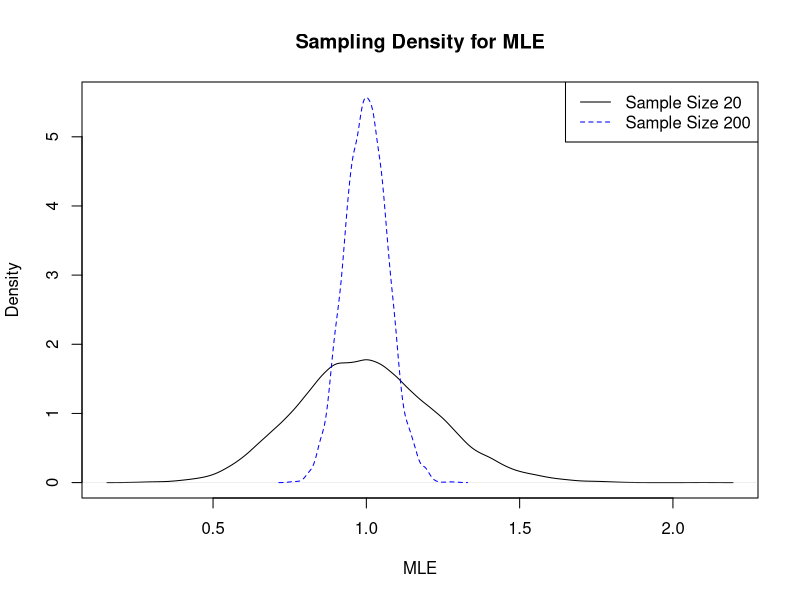

This chart was generated by the following R code:
## ---- chunk 1
knitr::opts_chunk$set(echo = TRUE)
## ---- chunk 2
theta_star = 1
N_sims = 10000

n_1 = 20
sum_y_1 = rpois(N_sims,n_1*theta_star)
mean_y_1 = sum_y_1/n_1

n_2 = 200
sum_y_2 = rpois(N_sims,n_2*theta_star)
mean_y_2 = sum_y_2/n_2
## ---- chunk 3
dens_y_1 = density(mean_y_1)
dens_y_2 = density(mean_y_2)
plot(dens_y_1,main="Sampling Density for MLE",xlab="MLE",ylim=c(0,max(c(dens_y_1$y,dens_y_2$y))))
lines(dens_y_2,col="blue",lty=2)
legend("topright",legend=c("Sample Size 20","Sample Size 200"),col=c("black","blue"),lty=c(1,2))
## ---- chunk 4
N_samp = 10000
theta_draw = rexp(N_samp,1)
pred_draw = rpois(N_samp,theta_draw) #vectorization being used!
percents = rep(NA,11)
names(percents) = c(0:10)
for(i in 1:11){
  percents[i] = mean(pred_draw==(i-1))
}
percents
